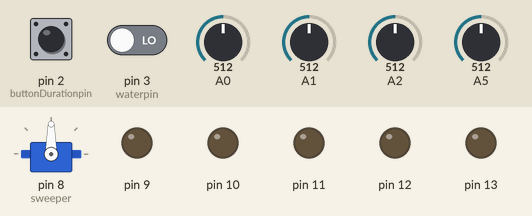
A sketch run on a simulated Arduino Uno, built with avr-gcc and run on an emulated ATmega328P. Parts: servo, output pins drawn as LEDs (lit = HIGH). The inputs (shaded band) are chosen by the test bench; at power-on: pin 2 (buttonDurationpin) LOW, pin 3 (waterpin) LOW, A0 = 512, A1 = 512, A2 = 512, A5 = 512. What the sketch prints to the serial monitor is not drawn.

Above: at 1.2 s.
1.3 s: pin 2 (buttonDurationpin) pulled HIGH for 3.2 s
At 1.7 s:
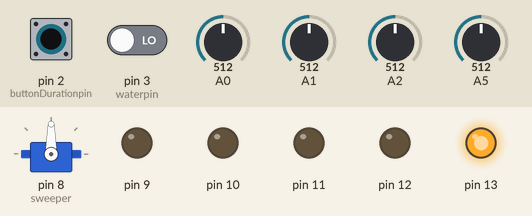
6.8 s: pin 2 (buttonDurationpin) pulled HIGH for 0.15 s
At 8.2 s:
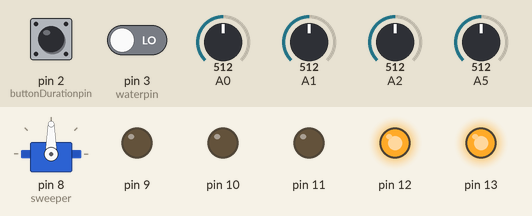
10.3 s: pin 2 (buttonDurationpin) pulled HIGH for 1 s
At 10.9 s:
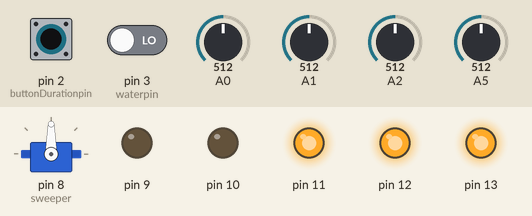
13.8 s: pin 2 (buttonDurationpin) pulled HIGH for 0.15 s
At 14.8 s:
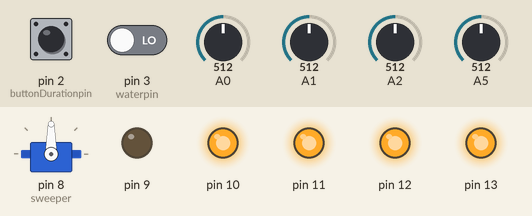
Timing chart, 0 to 17.3 s (numbered marks = the images above; inputs shaded):
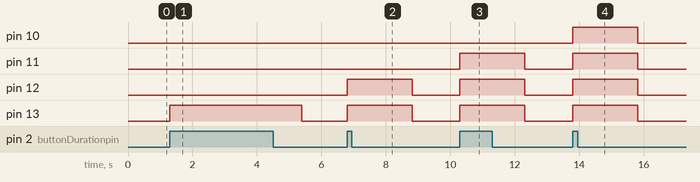

The sketch:

WateringSystem.ino
```cpp
/*
 Name:		WateringSystem.ino
 Created:	21.07.2017 19:01:34
 Author:	Stefan
*/

#include <servo.h>

//DIO
bool buttonDuration;
bool buttonDurationOld;
bool buttonDryness;
bool buttonDrynessOld;
const int waterpin = 3;
const int buttonDurationpin = 2;
const int buttonDrynesspin = 3;
int LEDpin[10];

//AIO
long soilValue[3];
long bucketValue;

//Values
long dryValue = 0;
const long emptyValue = 0;

//Timer
long pumpTimer;
long modeTimer;
long looptimer;
int ledTimer;
const long timerValue = 2000;
const long modeTimeValue = 1000;
const long loopValue = 100000;
const int ledTimerValue = 100;

//misc
int state;
int modeDryness;
int modeDuration;
int lednumber;

//Servo
Servo sweeper;
int plant[3];
int pos;

long counter;

enum State_enum
{
	ST_WAIT,
	ST_VALUE_CHECK,
	ST_PUMP,
	ST_SERVO,
	ST_BUCKET,
	ST_DRYNESS_MODE,
	ST_DURATION_MODE
};

void setup()
{
	Serial.begin(9600);

	for (int i = 0; i < 5; i++)
	{
		LEDpin[i] = 13 - i;
		pinMode(LEDpin[i], OUTPUT);
	}

	pinMode(waterpin, OUTPUT);
	pinMode(buttonDrynesspin, INPUT);
	pinMode(buttonDurationpin, INPUT);

	plant[0] = 45;
	plant[1] = 90;
	plant[2] = 135;


	sweeper.attach(8);


}

void loop()
{
	switch (state)
	{
	case ST_WAIT:
		looptimer--;
		pumpTimer = timerValue;

		if (digitalRead(buttonDurationpin))
		{
			state = ST_DURATION_MODE;
			modeTimer = modeTimeValue;
		}
		if (digitalRead(buttonDrynesspin))
		{
			state = ST_DRYNESS_MODE;
			modeTimer = modeTimeValue;
		}

		if (looptimer <= 0)
		{
			looptimer = loopValue;
			state = ST_VALUE_CHECK;
		}
		for (int i = 0; i < 5; i++)
		{
			digitalWrite(LEDpin[i], LOW);
		}
		break;

	case ST_VALUE_CHECK:
		counter++;
		Serial.write("Checking Value \n");
		soilValue[0] = analogRead(A0);
		soilValue[1] = analogRead(A1);
		soilValue[2] = analogRead(A2);
		bucketValue = analogRead(A5);

		Serial.print(counter);
		Serial.write(": ");

		Serial.print(soilValue[0]);
		Serial.write("\n");
		/*
		for (int i = 0; i < 2; i++)
		{
			pos = plant[i];
			pumpTimer = timerValue;
			state = ST_SERVO;
		}


		if (bucketValue > emptyValue)
		{
			state = ST_BUCKET;
		}
		*/
		if (soilValue[0] < 0)
			state = ST_PUMP;
		else
			state = ST_WAIT;
		break;

	case ST_SERVO:
		sweeper.write(pos);
		if (sweeper.read() == pos)
			state = ST_PUMP;
		break;

	case ST_PUMP:
		Serial.write("Starting pump \n");
		if (pumpTimer > 0)
		{
			digitalWrite(waterpin, HIGH);
			pumpTimer--;

			Serial.write("\n");
			Serial.print(pumpTimer);
		}
		else
		{
			digitalWrite(waterpin, LOW);
			state = ST_WAIT;
		}
		break;

	case ST_BUCKET:
		Serial.write("Bucket empty \n");
		ledTimer--;
		if (ledTimer <= 0)
		{
			if (lednumber != 4)
				lednumber++;
			else
				lednumber = 0;
		}

		digitalWrite(LEDpin[lednumber], HIGH);

		if (bucketValue > emptyValue)
		{

			for (int i = 0; i < 5; i++)
			{
				digitalWrite(LEDpin[i], LOW);
			}
			state = ST_WAIT;
		}
		break;

	case ST_DRYNESS_MODE:
		modeTimer = modeTimeValue;
		while (modeTimer == 0)
		{
			if (digitalRead(buttonDrynesspin))
			{
				if (modeDryness == 4)
					modeDryness = 0;
				else
					modeDryness++;
				modeTimer = modeTimeValue;
			}

			for (int i = 0; i < 5; i++)
			{
				if (i != modeDryness)
					digitalWrite(LEDpin[i], LOW);
				else
					digitalWrite(LEDpin[i], HIGH);
			}

			modeTimer--;
		}
		break;

	case ST_DURATION_MODE:
		Serial.print(modeDuration);
		Serial.write("\n");
		buttonDuration = digitalRead(buttonDurationpin);
		if (modeTimer > 0)
		{
			if (buttonDuration != buttonDurationOld)
			{
				if (buttonDuration == HIGH)
				{
					if (modeDuration == 4)
						modeDuration = 0;
					else
						modeDuration++;

					modeTimer = modeTimeValue;
				}
			}

			buttonDurationOld = buttonDuration;
			for (int i = 0; i < modeDuration; i++)
			{

				digitalWrite(LEDpin[i], HIGH);
				/*if (i != modeDuration)
					digitalWrite(LEDpin[i], LOW);
					else
					digitalWrite(LEDpin[i], HIGH);*/
			}


			modeTimer--;
		}
		else
			state = ST_WAIT;

		break;
	}
}
```

Measured:
- after the input at 1.3 s, pin 13: LOW → HIGH at once, → LOW 4.1 s later
- after the input at 6.8 s, pin 12, pin 13: LOW → HIGH at once, → LOW 2.0 s later
- after the input at 10.3 s, pin 11–13: LOW → HIGH at once, → LOW 2.0 s later
- after the input at 13.8 s, pin 10–13: LOW → HIGH at once, → LOW 2.0 s later
